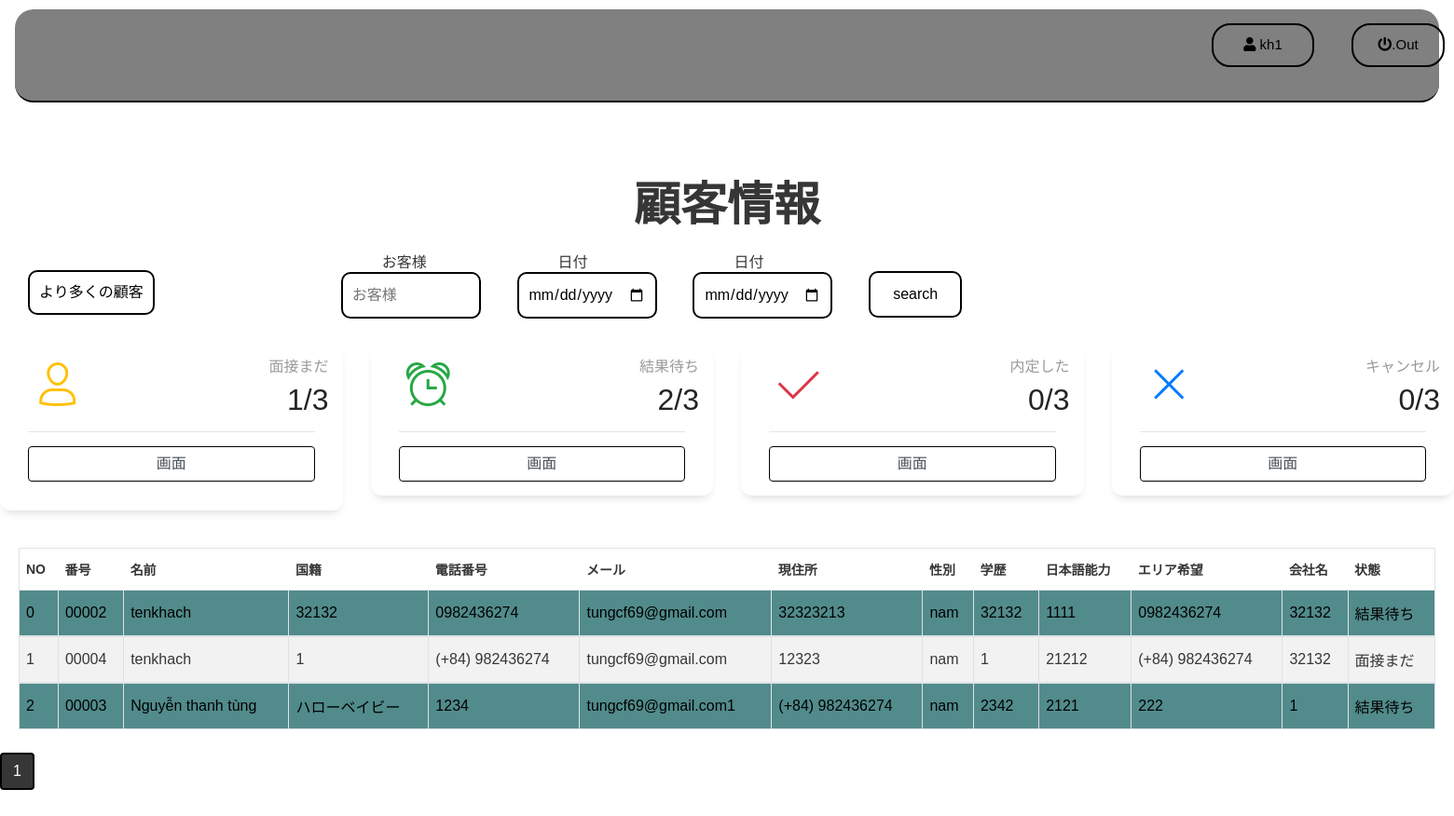
Page /tuyendung4/ADMIN/khachhang.php (signed in) on the committed database.
### tables this page shows
CREATE TABLE `khachhang` (
  `ID` int(11) NOT NULL,
  `KHID` varchar(255) NOT NULL,
  `NAMEKH` varchar(255) NOT NULL,
  `PHONEKH` varchar(255) NOT NULL,
  `EMAIL` varchar(255) NOT NULL,
  `DIACHI` varchar(255) NOT NULL,
  `USERID` int(11) NOT NULL,
  `gioitinh` varchar(255) NOT NULL,
  `bangcap` varchar(255) NOT NULL,
  `nangluc` varchar(255) NOT NULL,
  `nguyenvong` varchar(255) NOT NULL,
  `trangthaiviec` varchar(255) NOT NULL,
  `quoctich` varchar(255) NOT NULL,
  `CONGTYXIN` varchar(1000) NOT NULL,
  `NGAYLAP` varchar(1000) NOT NULL
);

### tuyendung4/ADMIN/control.php (called while the page is built, shortened)
<?php
include('connect.php');
class data{
public function count_trangthaiviec(){
  global $conn;
  $sql="SELECT  COUNT(trangthaiviec) AS tong,
       (SELECT COUNT(trangthaiviec) FROM khachhang WHERE trangthaiviec='面接まだ') AS chuapv,
       (SELECT COUNT(trangthaiviec) FROM khachhang WHERE trangthaiviec='結果待ち') AS chokq,
       (SELECT COUNT(trangthaiviec) FROM khachhang WHERE trangthaiviec='内定した') AS chungtuyen,
       (SELECT COUNT(trangthaiviec) FROM khachhang WHERE trangthaiviec='キャンセル') AS huyyc
       FROM `khachhang`";
  $run=mysqli_query($conn,$sql);
  $data=array();
  while ($row=mysqli_fetch_array($run)) {
    $data[]=$row;
  }
  return $data;
}
}

### tuyendung4/ADMIN/khachhang.php (the view, shortened to what this page needs)
<?php
include('control.php');
$get_data=new data();
$ID=$_GET['edit'];
  $result = mysqli_query($conn, 'select count(KHID) as total from khachhang');
  $row = mysqli_fetch_assoc($result);
  $total_records = $row['total'];
  $current_page = isset($_GET['page']) ? $_GET['page'] : 1;
  $limit = 10;
  $total_page = ceil($total_records / $limit);
  $start = ($current_page - 1) * $limit;
  $result = mysqli_query($conn, "SELECT * FROM users INNER JOIN khachhang ON users.USERID=khachhang.USERID LIMIT $start, $limit");
   ?>
<html lang="en">
<head>
    <link rel="stylesheet" href="https://maxcdn.bootstrapcdn.com/bootstrap/4.0.0/css/bootstrap.min.css">
    <link rel="stylesheet" href="https://use.fontawesome.com/releases/v5.7.0/css/all.css">
    <link href="css\csss3.css" rel="stylesheet">
        <link href="assets/css/paper-dashboards.css?v=2.0.1" rel="stylesheet" />
</head>
<body class="body">
    <div class="header" >
      <div class="Navbar">
        <ul class="topnav">
          <div class="tavba">
            <li class="navbar-user">
              <a href="singout.php" style="color:black"><i class="fa fa-power-off"></i>.Out</a>
            </li>
            <li class="navbar-singin">
                <a href="" style="color:black"><i class="fa fa-user "></i> <?php echo $_SESSION['username']; ?> </a>
            </li>
          </div>
       </ul>
      </div>
    </div>
    <div class="section" >
      <div class="container-fuid">
        <div class="section-txt">
            <h1 >顧客情報</h1>
        </div>
        <div class="row" style="margin-top:20px;margin-bottom:10px;margin-left:10px;">
            <div class="btn-add" style="width:350px,border:20px;">
              <?php if($ID!=NULL){echo '<button type="button" class="btn" data-toggle="modal" style="background-color:black;color:white;" data-target="#myModaleadd">
                 EDIT 顧客情報   </button> <button type="button" class="btn" hea> <a href="visa.php">BACK</a> </button> '; } else{echo '<button type="button" class="btn" data-toggle="modal" data-target="#myModaleadd">より多くの顧客</button>';} ?>
            </div>
            <form  class="timkiem" method="post" >
                      <div class="" style=" margin-top: 10px;position: relative;right:-130px;top:-10px;" >
                            <div class="row">
                                <div class="col-sm-3">
                                   <label>お客様</label>
                                   <input type="text" class="" name="name" list="khv"  placeholder="お客様" style="width: 150px;"/>
                                </div>
                                <div class="col-sm-3">
                                  <label>日付</label>
                                  <input name="tu" type="date" class=""   style="width: 150px;">
                                </div>
                                <div class="col-sm-3">
                                  <label>日付</label>
                                  <input name="den" type="date" class=""   style="width: 150px;">
                                </div>
                                <div class="col-sm-3">
                                     <input type="submit" class="" name="timkiem5" value="search" style="width: 100px;height: 50px;position: relative;left: 50px; top:31px;" />
                                </div>
                            </div>
                        </div>
            </form>
        </div>
        <div class="content">
          <div class="row">
            <?php
               $trangthaiviec=$get_data->count_trangthaiviec();
               foreach($trangthaiviec as $ttv){}
             ?>
            <div class="col-lg-3 col-md-6 col-sm-6">
              <div class="card card-stats">
                <div class="card-body ">
                  <div class="row">
                    <div class="col-5 col-md-4">
                      <div class="icon-big text-center icon-warning">
                        <i class="nc-icon nc-single-02 text-warning"></i>
                      </div>
                    </div>
                    <div class="col-7 col-md-8">
                      <div class="numbers">
                        <p class="card-category">面接まだ</p>
                        <p class="card-title"><?php echo $ttv['chuapv']  ?>/<?php echo $ttv['tong'] ?><p>
                      </div>
                    </div>
                  </div>
                  <div class="card-footer ">
                    <hr>
                    <div class="stats">
                        <form method="post" >
                           <input class="form-control" type="submit" name="timkiem1" value="画面">
                    </div>
                  </div>
                </div>
              </div>
            </div>
            <div class="col-lg-3 col-md-6 col-sm-6">
              <div class="card card-stats">
                <div class="card-body ">
                  <div class="row">
                    <div class="col-5 col-md-4">
                      <div class="icon-big text-center icon-warning">
                        <i class="nc-icon nc-time-alarm text-success"></i>
                      </div>
                    </div>
                    <div class="col-7 col-md-8">
                      <div class="numbers">
                        <p class="card-category">結果待ち</p>
                        <p class="card-title"><?php echo $ttv['chokq']  ?>/<?php echo $ttv['tong'] ?><p>
                      </div>
                    </div>
                  </div>
                  <div class="card-footer ">
                    <hr>
                    <div class="stats">
                        <form method="post" >
                           <input class="form-control" type="submit" name="timkiem2" value="画面">
                    </div>
                  </div>
                </div>
              </div>
            </div>
            <div class="col-lg-3 col-md-6 col-sm-6">
              <div class="card card-stats">
                <div class="card-body ">
                  <div class="row">
                    <div class="col-5 col-md-4">
                      <div class="icon-big text-center icon-warning">
                        <i class="nc-icon nc-check-2 text-danger"></i>
                      </div>
                    </div>
                    <div class="col-7 col-md-8">
                      <div class="numbers">
                        <p class="card-category">内定した</p>
                        <p class="card-title"><?php echo $ttv['chungtuyen']  ?>/<?php echo $ttv['tong'] ?><p>
                      </div>
                    </div>
                  </div>
                  <div class="card-footer ">
                    <hr>
                    <div class="stats">
                        <form method="post" >
                           <input class="form-control" type="submit" name="timkiem3" value="画面">
                    </div>
                  </div>
                </div>
              </div>
            </div>
            <div class="col-lg-3 col-md-6 col-sm-6">
              <div class="card card-stats">
                <div class="card-body ">
                  <div class="row">
                    <div class="col-5 col-md-4">
                      <div class="icon-big text-center icon-warning">
                        <i class="nc-icon nc-simple-remove text-primary"></i>
                      </div>
                    </div>
                    <div class="col-7 col-md-8">
                      <div class="numbers">
                        <p class="card-category">キャンセル</p>
                        <p class="card-title"><?php echo $ttv['huyyc']  ?>/<?php echo $ttv['tong'] ?><p>
                      </div>
                    </div>
                  </div>
                  <div class="card-footer ">
                    <hr>
                    <div class="stats">
                        <form method="post" >
                           <input class="form-control" type="submit" name="timkiem4" value="画面">
                    </div>
                  </div>
                </div>
              </div>
            </div>
          </div>
    </div>
<div class=""style="margin: 20px;">
        <form  class="hienthi" role="form" method="post" enctype="multipart/form-data" >
         <table class="table table-bordered table-striped table-responsive-stack"   id="tableOne">
           <?php
                 if ($tk!=null||$tk!="") { ?>
                 <thead>
                   <tr>
                       <th <?php if($_SESSION['PHANQUYEN']==0){echo "";}else{echo "hidden";} ?>></th>
                       <th>NO</th>
                       <th>番号</th>
                       <th>名前</th>
                       <!-- <th>人材担当1</th>
                       <th>人材担当2</th> -->
                       <th>国籍 </th>
                       <th>電話番号</th>
                       <th>メール</th>
                       <th>現住所</th>
                       <th>性別</th>
                       <th>学歴</th>
                       <th>日本語能力</th>
                       <th>エリア希望</th>
                       <th>会社名</th>
                       <th>状態</th>
                   </tr>
               </thead>
               <tbody>
                   <?php
                   $stt=0;
                   foreach($tk as $se){ ?>
                     <tr style="<?php if ($se['trangthaiviec']=="面接まだ") {
                               echo "";
                          }else if($se['trangthaiviec']=="結果待ち") {
                               echo "background-color:#528B8B;color:black;";
                          }else if($se['trangthaiviec']=="内定した") {
                                echo "background-color:#EEAD0E;color:black;";
                          }else if($se['trangthaiviec']=="キャンセル") {
                                echo "background-color:gray;color:white;";
                     } ?>">
                         <td align="center" <?php if($_SESSION['PHANQUYEN']==0){echo "";}else{echo "hidden";} ?>>
                           <div class="row" style="margin:5px;width:130px">
                             <div style="margin-bottom:10px" class="btn-edit"><a href="khachhang.php?edit=<?php echo $se['KHID'];?>" data-target="#myModaleadd"><button type="button" name="button" class="btn"> <i class="fas fa-edit" ></i></button></a> </div>
                             <div style="margin-left:40px;" class="btn-del"><a href="khachhang.php?del=<?php echo $se['KHID'];?>" onclick="if(confirm('Bạn có chắc chắn xóa không?')) return true; else return false;"><button type="button" name="button" class="btn"> <i class="fa fa-trash" ></i></button></a></div>
                           </div>
                         </td>
                         <td><?php echo $stt ?></td>
                         <td><?php echo $se['KHID'] ?></td>
                         <td><?php echo $se['NAMEKH'] ?></td>
                         <td><?php echo $se['quoctich'] ?></td>
                         <td><?php echo $se['PHONEKH'] ?></td>
                         <td><?php echo $se['EMAIL'] ?></td>
                         <td><?php echo $se['DIACHI'] ?></td>
                         <td><?php echo $se['gioitinh'] ?></td>
                         <td><?php echo $se['bangcap'] ?></td>
                         <td><?php echo $se['nangluc'] ?></td>
                          <td><?php echo $se['nguyenvong'] ?></td>
                            <td><?php echo $se['CONGTYXIN'] ?></td>
                          <td><?php echo $se['trangthaiviec'] ?></td>
                       </tr>
                       </tbody>
                   <?php $stt++;} ?>
             <?php }   else {  $stt=0; ?>
                   <thead>
                   <tr>
                       <th>NO</th>
                       <th>番号</th>
                       <th>名前</th>
                       <th>国籍 </th>
                       <th>電話番号</th>
                       <th>メール</th>
                       <th>現住所</th>
                       <th>性別</th>
                       <th>学歴</th>
                       <th>日本語能力</th>
                       <th>エリア希望</th>
                       <th>会社名</th>
                       <th>状態</th>
                   </tr>
               </thead>
               <tbody>
               <?php
              $quyen= $result;
               foreach( $quyen as $se){ ?>
                 <tr style="<?php if ($se['trangthaiviec']=="面接まだ") {
                           echo "";
                      }else if($se['trangthaiviec']=="結果待ち") {
                           echo "background-color:#528B8B;color:black;";
                      }else if($se['trangthaiviec']=="内定した") {
                            echo "background-color:#EEAD0E;color:black;";
                      }else if($se['trangthaiviec']=="キャンセル") {
                            echo "background-color:gray;color:white;";
                 } ?>">
                     <td><?php echo $stt ?></td>
                     <td><?php echo $se['KHID'] ?></td>
                     <td><?php echo $se['NAMEKH'] ?></td>
                     <td><?php echo $se['quoctich'] ?></td>
                     <td><?php echo $se['PHONEKH'] ?></td>
                     <td><?php echo $se['EMAIL'] ?></td>
                     <td><?php echo $se['DIACHI'] ?></td>
                     <td><?php echo $se['gioitinh'] ?></td>
                     <td><?php echo $se['bangcap'] ?></td>
                     <td><?php echo $se['nangluc'] ?></td>
                      <td><?php echo $se['nguyenvong'] ?></td>
                        <td><?php echo $se['CONGTYXIN'] ?></td>
                      <td><?php echo $se['trangthaiviec'] ?></td>
                   </tr>
                   </tbody>
               <?php $stt++;} ?>
             <?php } ?>
         </table>
        </form>
        </div>
        <nav aria-label="Page navigation example">
          <ul class="pagination">
            <?php
             for ($i = 1; $i <= $total_page; $i++){
                 if ($i == $current_page){
                     echo ' <li class="page-item btn-active"> <a class="page-link " href="#">'.$i.'</a></li> ';
                 }
                 else{
                     echo ' <li class="page-item"><a class="page-link" href="khachhang.php?page='.$i.'">'.$i.'</a></li> ';
                 }
             }
            ?>
      </ul>
    </nav>
      </div>
    </div>
</body>
</html>

### rows in the picture
khachhang: KHID "00002", NAMEKH "tenkhach", quoctich "32132", PHONEKH "0982436274", EMAIL "tungcf69@gmail.com", DIACHI "32323213", gioitinh "nam", bangcap "32132", nangluc "1111", nguyenvong "0982436274", CONGTYXIN "32132", trangthaiviec "結果待ち"
khachhang: KHID "00004", NAMEKH "tenkhach", quoctich "1", PHONEKH "(+84) 982436274", EMAIL "tungcf69@gmail.com", DIACHI "12323", gioitinh "nam", bangcap "1", nangluc "21212", nguyenvong "(+84) 982436274", CONGTYXIN "32132", trangthaiviec "面接まだ"
khachhang: KHID "00003", NAMEKH "Nguyễn thanh tùng", quoctich "ハローベイビー", PHONEKH "1234", EMAIL "tungcf69@gmail.com1", DIACHI "(+84) 982436274", gioitinh "nam", bangcap "2342", nangluc "2121", nguyenvong "222", CONGTYXIN "1", trangthaiviec "結果待ち"

### other values in the picture
$_SESSION['username'] "kh1"
$ttv['chuapv'] "1"
$ttv['tong'] "3"
$ttv['chokq'] "2"
$ttv['chungtuyen'] "0"
$ttv['huyyc'] "0"
